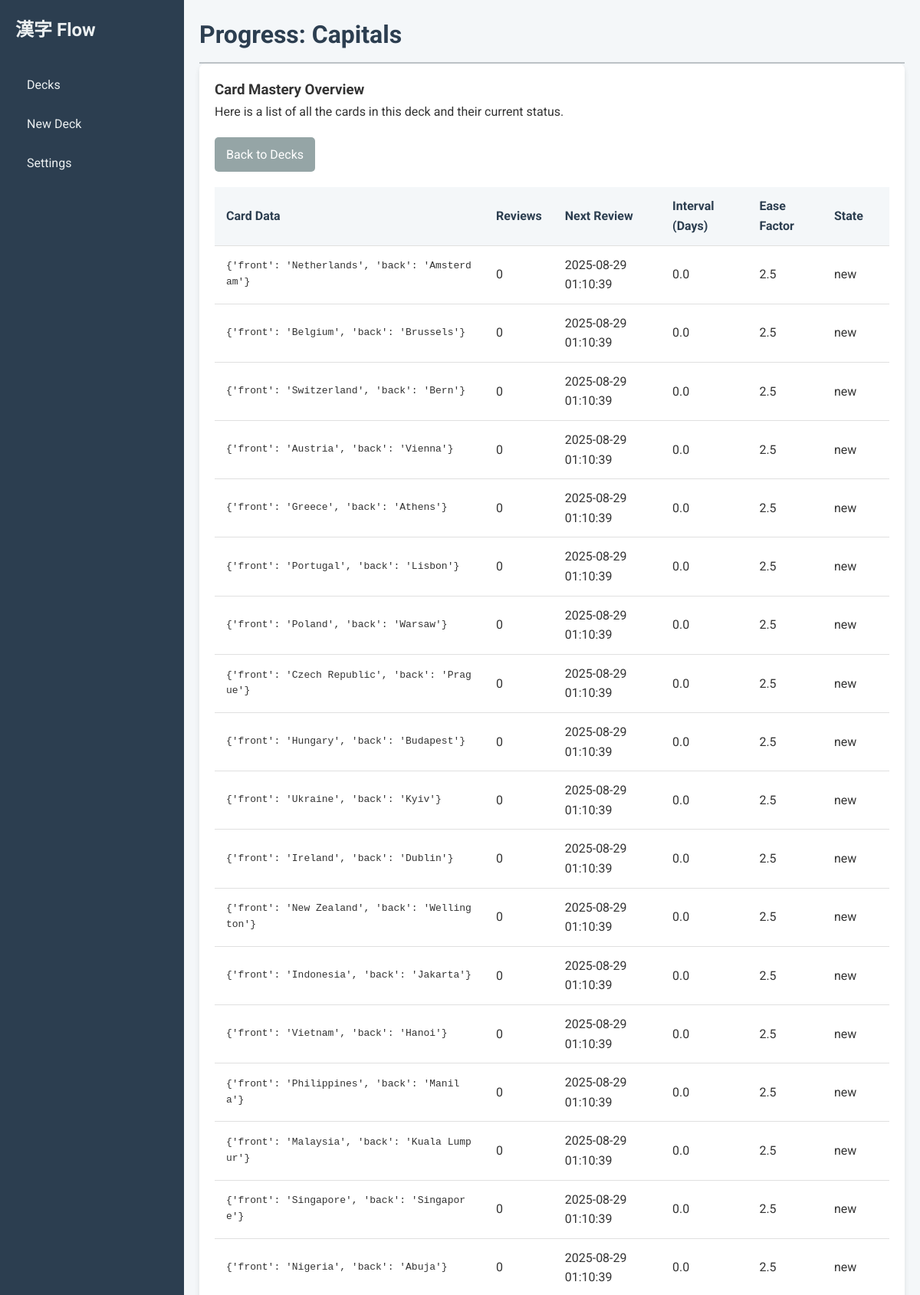
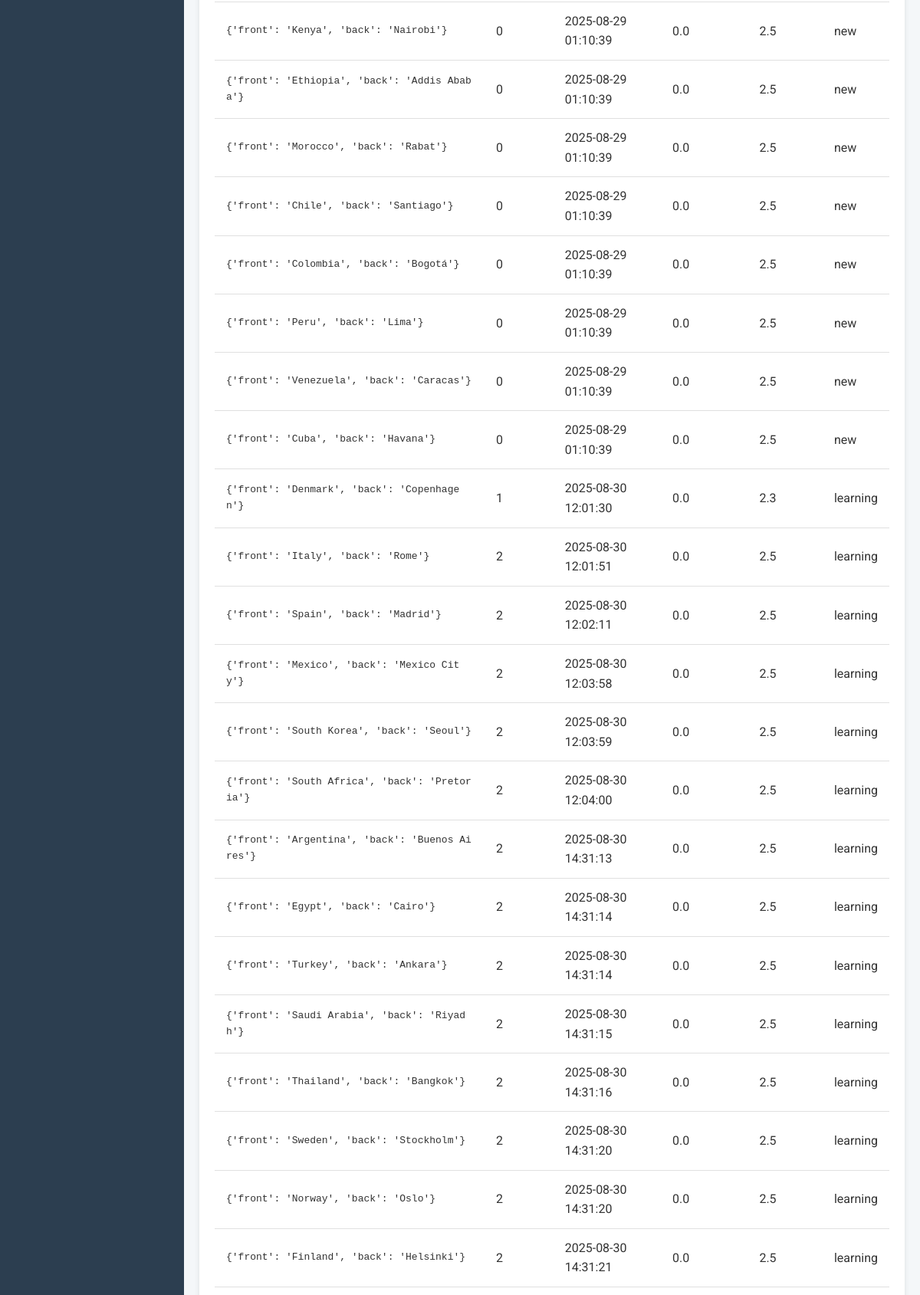
/progress/1 (upper part), run on the app's committed database (2 pictures, top to bottom).
### tables this page shows
CREATE TABLE decks (
            id INTEGER PRIMARY KEY AUTOINCREMENT,
            name TEXT NOT NULL UNIQUE,
            card_template TEXT NOT NULL,
            card_css TEXT NOT NULL,
            new_cards_per_day INTEGER,
            max_reviews_per_day INTEGER,
            learning_steps TEXT,
            graduating_interval INTEGER
        );

CREATE TABLE cards (
            id INTEGER PRIMARY KEY AUTOINCREMENT,
            deck_id INTEGER NOT NULL,
            data TEXT NOT NULL, -- Storing card data as a JSON string
            next_review_date TEXT,
            interval_days REAL DEFAULT 0.0,
            ease_factor REAL DEFAULT 2.5,
            reviews INTEGER DEFAULT 0,
            last_reviewed_date TEXT,
            state TEXT NOT NULL DEFAULT 'new', -- 'new', 'learning', 'review'
            learning_step INTEGER NOT NULL DEFAULT 0,
            introduction_date TEXT,
            FOREIGN KEY(deck_id) REFERENCES decks(id)
        );

### app/main.py (the view)
@app.get("/progress/{deck_id}", response_class=HTMLResponse)
async def deck_progress(request: Request, deck_id: int, db: sqlite3.Connection = Depends(get_database)):
    deck = crud.get_deck(db, deck_id)
    if not deck:
        return RedirectResponse(url="/decks")
    all_cards = crud.get_all_cards_in_deck(db, deck_id)
    all_cards_sorted = sorted(all_cards, key=lambda c: c.next_review_date)
    return templates.TemplateResponse("progress_deck.html", {"request": request, "deck": deck, "all_cards": all_cards_sorted})

### templates/progress_deck.html (shortened to what this page needs)
{% extends "base.html" %}
{% block page_title %}Progress: {{ deck.name }}{% endblock %}
{% block content %}
    <div class="card">
        <h3>Card Mastery Overview</h3>
        <p>Here is a list of all the cards in this deck and their current status.</p>
        <a href="/decks" class="btn btn-secondary" style="margin-top: 20px;">Back to Decks</a>
        {% if all_cards %}
            <table class="progress-table">
                <thead>
                    <tr>
                        <th style="width: 40%;">Card Data</th>
                        <th>Reviews</th>
                        <th>Next Review</th>
                        <th>Interval (Days)</th>
                        <th>Ease Factor</th>
                        <th>State</th>
                    </tr>
                </thead>
                <tbody>
                    {% for card in all_cards %}
                        <tr>
                            <td><pre style="white-space: pre-wrap; word-break: break-all; margin: 0; font-family: monospace;">{{ card.data }}</pre></td>
                            <td>{{ card.reviews }}</td>
                            <td>{{ card.next_review_date.strftime('%Y-%m-%d %H:%M:%S') if card.next_review_date else 'N/A' }}</td>
                            <td>{{ card.interval_days|round(1) }}</td>
                            <td>{{ card.ease_factor|round(2) }}</td>
                            <td>{{ card.state }}</td>
                        </tr>
                    {% endfor %}
                </tbody>
            </table>
        {% else %}
            <p>This deck doesn't have any cards yet.</p>
        {% endif %}
    </div>
{% endblock %}

### static/css/style.css (style rules this page uses)
* { box-sizing: border-box; margin: 0; }
body { font-family: 'Roboto', 'Noto Sans JP', sans-serif; background-color: #f4f7f9; color: #333; line-height: 1.6; }
.card { background-color: #ffffff; border-radius: 8px; box-shadow: 0 4px 6px rgba(0, 0, 0, 0.1); padding: 20px; margin-bottom: 20px; }
.btn { padding: 10px 15px; border: none; border-radius: 5px; cursor: pointer; font-size: 1em; text-decoration: none; display: inline-block; margin-right: 10px; }
.btn-secondary { background-color: #95a5a6; color: white; }
.progress-table { width: 100%; border-collapse: collapse; margin-top: 20px; }
.progress-table th, .progress-table td { padding: 12px 15px; text-align: left; border-bottom: 1px solid #e0e0e0; }
.progress-table th { background-color: #f4f7f9; font-weight: 700; color: #2c3e50; }

### data on the page
decks: name "Capitals"
cards: data "{'front': 'Netherlands', 'back': 'Amsterdam'}", reviews "0", next_review_date "2025-08-29 01:10:39", interval_days "0.0", ease_factor "2.5", state "new"
cards: data "{'front': 'Belgium', 'back': 'Brussels'}", reviews "0", next_review_date "2025-08-29 01:10:39", interval_days "0.0", ease_factor "2.5", state "new"
cards: data "{'front': 'Switzerland', 'back': 'Bern'}", reviews "0", next_review_date "2025-08-29 01:10:39", interval_days "0.0", ease_factor "2.5", state "new"
cards: data "{'front': 'Austria', 'back': 'Vienna'}", reviews "0", next_review_date "2025-08-29 01:10:39", interval_days "0.0", ease_factor "2.5", state "new"
cards: data "{'front': 'Greece', 'back': 'Athens'}", reviews "0", next_review_date "2025-08-29 01:10:39", interval_days "0.0", ease_factor "2.5", state "new"
cards: data "{'front': 'Portugal', 'back': 'Lisbon'}", reviews "0", next_review_date "2025-08-29 01:10:39", interval_days "0.0", ease_factor "2.5", state "new"
cards: data "{'front': 'Poland', 'back': 'Warsaw'}", reviews "0", next_review_date "2025-08-29 01:10:39", interval_days "0.0", ease_factor "2.5", state "new"
cards: data "{'front': 'Czech Republic', 'back': 'Prague'}", reviews "0", next_review_date "2025-08-29 01:10:39", interval_days "0.0", ease_factor "2.5", state "new"
cards: data "{'front': 'Hungary', 'back': 'Budapest'}", reviews "0", next_review_date "2025-08-29 01:10:39", interval_days "0.0", ease_factor "2.5", state "new"
cards: data "{'front': 'Ukraine', 'back': 'Kyiv'}", reviews "0", next_review_date "2025-08-29 01:10:39", interval_days "0.0", ease_factor "2.5", state "new"
cards: data "{'front': 'Ireland', 'back': 'Dublin'}", reviews "0", next_review_date "2025-08-29 01:10:39", interval_days "0.0", ease_factor "2.5", state "new"
cards: data "{'front': 'New Zealand', 'back': 'Wellington'}", reviews "0", next_review_date "2025-08-29 01:10:39", interval_days "0.0", ease_factor "2.5", state "new"
cards: data "{'front': 'Indonesia', 'back': 'Jakarta'}", reviews "0", next_review_date "2025-08-29 01:10:39", interval_days "0.0", ease_factor "2.5", state "new"
cards: data "{'front': 'Vietnam', 'back': 'Hanoi'}", reviews "0", next_review_date "2025-08-29 01:10:39", interval_days "0.0", ease_factor "2.5", state "new"
cards: data "{'front': 'Philippines', 'back': 'Manila'}", reviews "0", next_review_date "2025-08-29 01:10:39", interval_days "0.0", ease_factor "2.5", state "new"
cards: data "{'front': 'Malaysia', 'back': 'Kuala Lumpur'}", reviews "0", next_review_date "2025-08-29 01:10:39", interval_days "0.0", ease_factor "2.5", state "new"
cards: data "{'front': 'Singapore', 'back': 'Singapore'}", reviews "0", next_review_date "2025-08-29 01:10:39", interval_days "0.0", ease_factor "2.5", state "new"
cards: data "{'front': 'Nigeria', 'back': 'Abuja'}", reviews "0", next_review_date "2025-08-29 01:10:39", interval_days "0.0", ease_factor "2.5", state "new"
cards: data "{'front': 'Kenya', 'back': 'Nairobi'}", reviews "0", next_review_date "2025-08-29 01:10:39", interval_days "0.0", ease_factor "2.5", state "new"
cards: data "{'front': 'Ethiopia', 'back': 'Addis Ababa'}", reviews "0", next_review_date "2025-08-29 01:10:39", interval_days "0.0", ease_factor "2.5", state "new"
cards: data "{'front': 'Morocco', 'back': 'Rabat'}", reviews "0", next_review_date "2025-08-29 01:10:39", interval_days "0.0", ease_factor "2.5", state "new"
cards: data "{'front': 'Chile', 'back': 'Santiago'}", reviews "0", next_review_date "2025-08-29 01:10:39", interval_days "0.0", ease_factor "2.5", state "new"
cards: data "{'front': 'Colombia', 'back': 'Bogotá'}", reviews "0", next_review_date "2025-08-29 01:10:39", interval_days "0.0", ease_factor "2.5", state "new"
cards: data "{'front': 'Peru', 'back': 'Lima'}", reviews "0", next_review_date "2025-08-29 01:10:39", interval_days "0.0", ease_factor "2.5", state "new"
cards: data "{'front': 'Venezuela', 'back': 'Caracas'}", reviews "0", next_review_date "2025-08-29 01:10:39", interval_days "0.0", ease_factor "2.5", state "new"
cards: data "{'front': 'Cuba', 'back': 'Havana'}", reviews "0", next_review_date "2025-08-29 01:10:39", interval_days "0.0", ease_factor "2.5", state "new"
cards: data "{'front': 'Denmark', 'back': 'Copenhagen'}", reviews "1", next_review_date "2025-08-30 12:01:30", interval_days "0.0", ease_factor "2.3", state "learning"
cards: data "{'front': 'Italy', 'back': 'Rome'}", reviews "2", next_review_date "2025-08-30 12:01:51", interval_days "0.0", ease_factor "2.5", state "learning"
cards: data "{'front': 'Spain', 'back': 'Madrid'}", reviews "2", next_review_date "2025-08-30 12:02:11", interval_days "0.0", ease_factor "2.5", state "learning"
cards: data "{'front': 'Mexico', 'back': 'Mexico City'}", reviews "2", next_review_date "2025-08-30 12:03:58", interval_days "0.0", ease_factor "2.5", state "learning"
cards: data "{'front': 'South Korea', 'back': 'Seoul'}", reviews "2", next_review_date "2025-08-30 12:03:59", interval_days "0.0", ease_factor "2.5", state "learning"
cards: data "{'front': 'South Africa', 'back': 'Pretoria'}", reviews "2", next_review_date "2025-08-30 12:04:00", interval_days "0.0", ease_factor "2.5", state "learning"
cards: data "{'front': 'Argentina', 'back': 'Buenos Aires'}", reviews "2", next_review_date "2025-08-30 14:31:13", interval_days "0.0", ease_factor "2.5", state "learning"
cards: data "{'front': 'Egypt', 'back': 'Cairo'}", reviews "2", next_review_date "2025-08-30 14:31:14", interval_days "0.0", ease_factor "2.5", state "learning"
cards: data "{'front': 'Turkey', 'back': 'Ankara'}", reviews "2", next_review_date "2025-08-30 14:31:14", interval_days "0.0", ease_factor "2.5", state "learning"
cards: data "{'front': 'Saudi Arabia', 'back': 'Riyadh'}", reviews "2", next_review_date "2025-08-30 14:31:15", interval_days "0.0", ease_factor "2.5", state "learning"
cards: data "{'front': 'Thailand', 'back': 'Bangkok'}", reviews "2", next_review_date "2025-08-30 14:31:16", interval_days "0.0", ease_factor "2.5", state "learning"
cards: data "{'front': 'Sweden', 'back': 'Stockholm'}", reviews "2", next_review_date "2025-08-30 14:31:20", interval_days "0.0", ease_factor "2.5", state "learning"
cards: data "{'front': 'Norway', 'back': 'Oslo'}", reviews "2", next_review_date "2025-08-30 14:31:20", interval_days "0.0", ease_factor "2.5", state "learning"
cards: data "{'front': 'Finland', 'back': 'Helsinki'}", reviews "2", next_review_date "2025-08-30 14:31:21", interval_days "0.0", ease_factor "2.5", state "learning"
